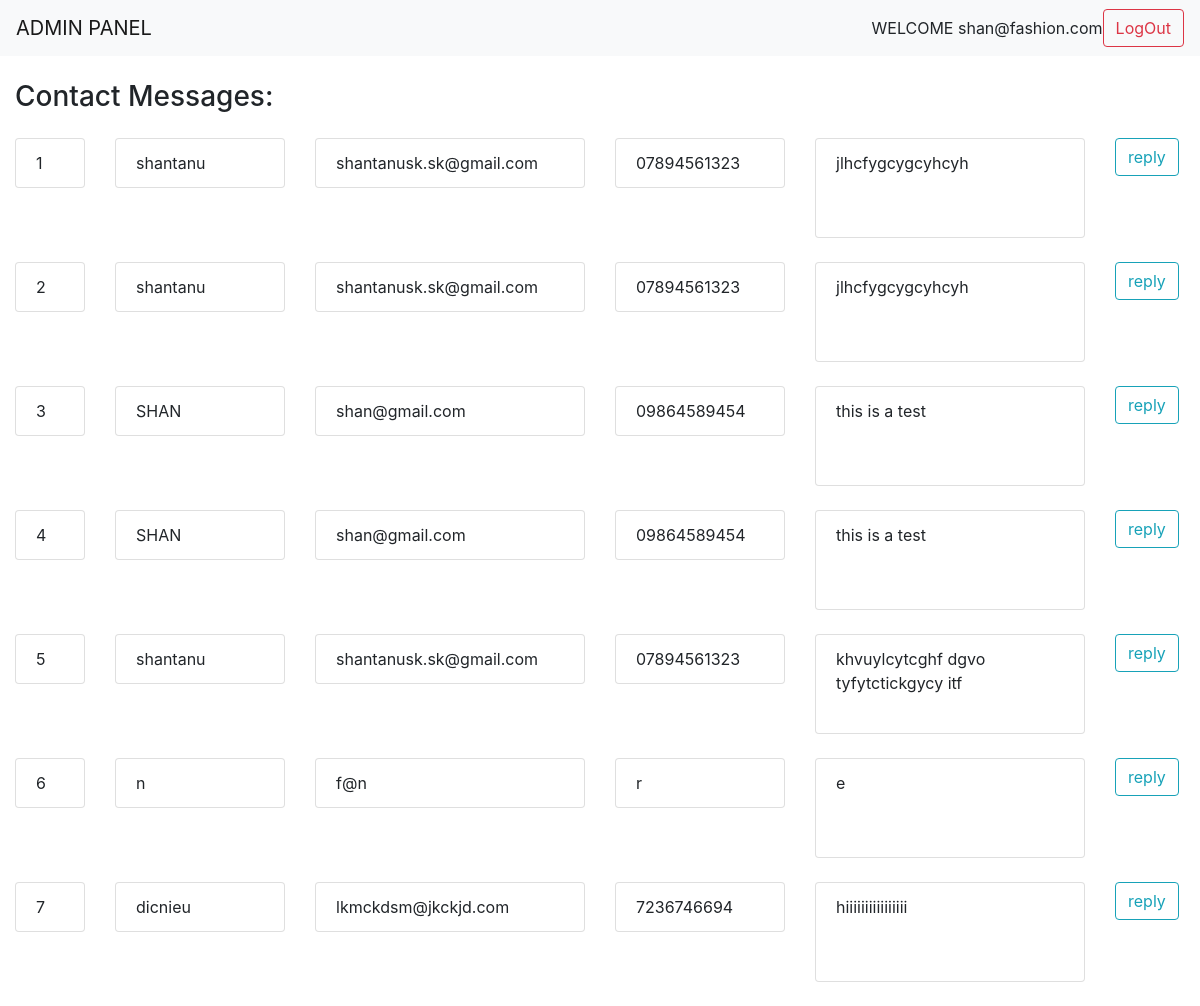
The page /admin/contact.php (signed in) on the database its author committed.
### tables this page shows
CREATE TABLE `contact` (
  `id` int(11) NOT NULL,
  `name` varchar(255) NOT NULL,
  `email` varchar(255) NOT NULL,
  `phone` varchar(255) NOT NULL,
  `msg` varchar(255) NOT NULL
);

### admin/contact.php (the view, shortened to what this page needs)
<?php
include("header.php");
?>
<!DOCTYPE html>
<html>
<head>
</head>
<body>
	<div class="container-fluid my-4">
		<h3>Contact Messages:</h3>
		<?php
		include("dbconnect.php");
		$sql = "SELECT * from contact";
		$result = mysqli_query($con,$sql);
		if (mysqli_num_rows($result) > 0) {
    while($row = mysqli_fetch_assoc($result)) {
  	?>
		<div class="row my-4">
			<div class="col-sm-1">
				<ul class="list-group">
				  <li class="list-group-item"><?php echo $row["id"];?></li>
				</ul>
			</div>
			<div class="col-sm-2">
				<ul class="list-group">
				  <li class="list-group-item"><?php echo $row["name"];?></li>
				</ul>
			</div>
			<div class="col-sm-3">
				<ul class="list-group">
				  <li class="list-group-item"><?php echo $row["email"];?></li>
				</ul>
			</div>
			<div class="col-sm-2">
				<ul class="list-group">
				  <li class="list-group-item"><?php echo $row["phone"];?></li>
				</ul>
			</div>
			<div class="col-sm-3" >
				<ul class="list-group">
				  <li class="list-group-item" style="height: 100px;"><?php echo $row["msg"];?></li>
				</ul>
			</div>
			<div class="col-sm-1">
				<form method="POST" action="#">
					<input type="button" class="btn btn-outline-info" name="reply" value="reply">
				</form>
			</div>
		</div>
		<?php
		  }
	} else {
    echo "0 results";
	}
	?>
	</div>
</body>
</html>

### rows shown on the page
contact: id "1", name "shantanu", email "shantanusk.sk@gmail.com", phone "07894561323", msg "jlhcfygcygcyhcyh"
contact: id "2", name "shantanu", email "shantanusk.sk@gmail.com", phone "07894561323", msg "jlhcfygcygcyhcyh"
contact: id "3", name "SHAN", email "shan@gmail.com", phone "09864589454", msg "this is a test"
contact: id "4", name "SHAN", email "shan@gmail.com", phone "09864589454", msg "this is a test"
contact: id "5", name "shantanu", email "shantanusk.sk@gmail.com", phone "07894561323", msg "khvuylcytcghf dgvo tyfytctickgycy itf"
contact: id "6", name "n", email "f@n", phone "r", msg "e"
contact: id "7", name "dicnieu", email "lkmckdsm@jkckjd.com", phone "7236746694", msg "hiiiiiiiiiiiiiiii"

### other values the page prints
$_SESSION['admin'] "shan@fashion.com"
